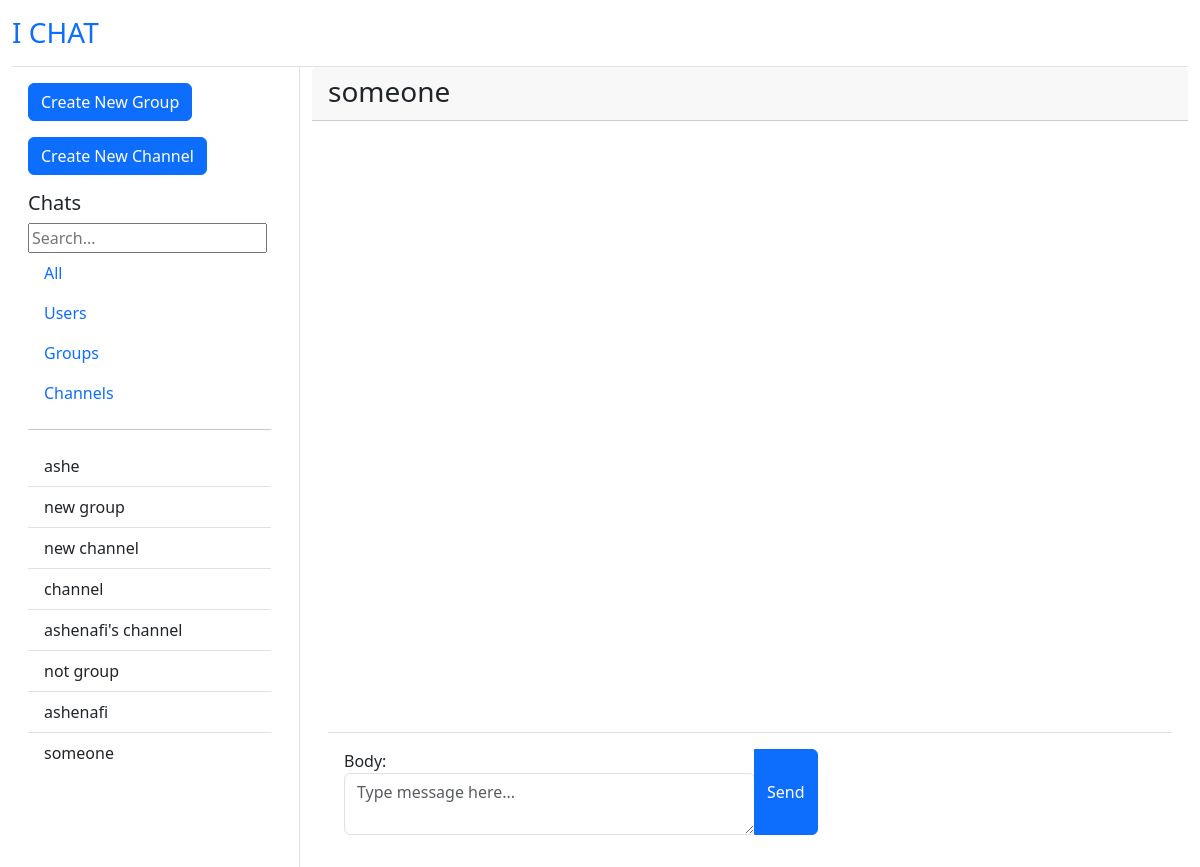
The page /friend/2 on the database its author committed.
### core/models.py (models this page shows, shortened)
class Group(models.Model):
    owner = models.ForeignKey(User, on_delete=models.CASCADE)
    name = models.CharField(max_length=100)
    description = models.CharField(max_length=300)
    members = models.ManyToManyField(User, related_name="member")
    created_at = models.DateTimeField(auto_now_add=True)
    updated_at = models.DateTimeField(auto_now=True)

### core/views.py (the view, shortened to what this page needs)
# urls.py: path('friend/<int:pk>', views.friend, name='friend'),
def friend(request, pk):
    friend = User.objects.get(id = pk)
    users = User.objects.all()
    groups = Group.objects.all()
    messages = FriendMessage.objects.all()
    form = FriendMessageForm()
    context = {
        'form':form,
        'groups':groups,
        'friend':friend,
        'users':users,
        'messages':messages,
    }
    return render(request, 'core/friends.html', context)

### core/forms.py
class FriendMessageForm(ModelForm):
    class Meta:
        model = FriendMessage
        fields = ['body']
        widgets = {
            'body': Textarea(attrs={
                'class': 'form-control',
                'rows': 2,
                'name': 'message',
                'style': "width: 100%",
                'data-custom': 'some-value',
                'placeholder': "Type message here..."
            }),
        }

### core/templates/core/friends.html (shortened to what this page needs)
{% extends 'core/home.html' %}
{% block chat %}
<div class="card h-100 border-0">
    <div class="card-header">
        <h3 class="card-title mb-1">{{friend.username}}</h3>
    </div>
    <div class="card-body d-flex flex-column p-3">
        <div class="flex-grow-1 overflow-auto pb-5" style="max-height: calc(100vh - 200px);">
        </div>
        <form method="post" class="mt-3 position-sticky bottom-0 bg-white p-3 border-top">
            <div class="input-group">
                {{form}}
                <button type="submit" class="btn btn-primary">Send</button>
            </div>
        </form>
    </div>
</div>
{% endblock %}

### core/templates/core/home.html (shortened to what this page needs)
{% extends 'core/base.html' %}
{% block content %}
<div class="container-fluid vh-100">
    <div class="row h-100">
        <div class="col-md-4 col-lg-3 border-end d-flex flex-column">
            <div class="p-3 flex-grow-1 overflow-auto">
                <a href="{% url 'create_group' %}" class="btn btn-primary mb-3">Create New Group</a>
                <a href="{% url 'create_channel' %}" class="btn btn-primary mb-3">Create New Channel</a>
                <h3 class="h5">Chats</h3>
                <input type="search" name="search" placeholder="Search...">
                <div class="nav flex-column">
                    <a href="#" class="nav-link">All</a>
                    <a href="#" class="nav-link">Users</a>
                    <a href="#" class="nav-link">Groups</a>
                    <a href="#" class="nav-link">Channels</a>
                </div>
                <hr>
                <div class="list-group list-group-flush">
                    {% for group in groups %}
                        <a href="{% url 'group' group.id %}" class="list-group-item list-group-item-action">{{group.name}}</a>
                    {% endfor %}
                    {% for user in users %}
                        {% if user != request.user %}
                            <a href="{% url 'friend' user.id %}" class="list-group-item list-group-item-action">{{user.username}}</a>
                        {% endif %}
                    {% endfor %}
                </div>
            </div>
        </div>
        <div class="col-md-8 col-lg-9 d-flex flex-column">
            <div class="flex-grow-1 d-flex flex-column">
                {% block chat %}
                {% endblock %}
            </div>
        </div>
    </div>
</div>
{% endblock %}

### rows shown on the page
Group: name "ashe"
Group: name "new group"
Group: name "new channel"
Group: name "channel"
Group: name "ashenafi's channel"
Group: name "not group"

### other values the page prints
{{ user.username }} "ashenafi"
{{ user.username }} "someone"
{{ friend.username }} "someone"
